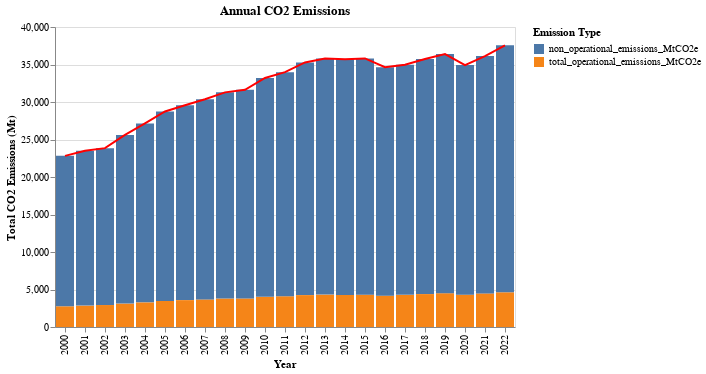

The notebook cell this image was saved under:
### Markdown cell above
# Annual CO2 Emissions

### Code cell
def annual_emissions(df):

    # find total annual emissions
    df = df.group_by("year"
                    ).agg(pl.col(["total_emissions_MtCO2e","non_operational_emissions_MtCO2e", "total_operational_emissions_MtCO2e"]).sum())

    total_emissions = alt.Chart(df.sort("year"), title = "Annual CO2 Emissions").transform_fold(
        ["total_operational_emissions_MtCO2e", "non_operational_emissions_MtCO2e" ],
    ).mark_bar().encode(
        alt.X("year:O").title("Year"),
        alt.Y("value:Q").title("Total CO2 Emissions (Mt)"),
        alt.Color("key:N", title = "Emission Type"),
    )

    mean_line = alt.Chart(df.sort("year"), title = "Average CO2 Emissions").mark_line(color = "red").encode(
        alt.X("year:O").title("Year"),
        alt.Y("mean(total_emissions_MtCO2e):Q").title("Total CO2 Emissions (Mt)")
    )
    return total_emissions + mean_line

annual_emissions(emissions)

### Figure 1 — Vega-Lite specification as saved in the notebook (floating-point values rounded to 4 significant figures)
{"config": {"view": {"continuousWidth": 300, "continuousHeight": 300}}, "layer": [{"data": {"name": "data-efcdd12f36281c13fd4dbac8db2cfa7c"}, "mark": {"type": "bar"}, "encoding": {"color": {"field": "key", "title": "Emission Type", "type": "nominal"}, "x": {"field": "year", "title": "Year", "type": "ordinal"}, "y": {"field": "value", "title": "Total CO2 Emissions (Mt)", "type": "quantitative"}}, "title": "Annual CO2 Emissions", "transform": [{"fold": ["total_operational_emissions_MtCO2e", "non_operational_emissions_MtCO2e"]}]}, {"data": {"name": "data-efcdd12f36281c13fd4dbac8db2cfa7c"}, "mark": {"type": "line", "color": "red"}, "encoding": {"x": {"field": "year", "title": "Year", "type": "ordinal"}, "y": {"aggregate": "mean", "field": "total_emissions_MtCO2e", "title": "Total CO2 Emissions (Mt)", "type": "quantitative"}}, "title": "Average CO2 Emissions"}], "$schema": "https://vega.github.io/schema/vega-lite/v5.20.1.json", "datasets": {"data-efcdd12f36281c13fd4dbac8db2cfa7c": [{"year": 2000, "total_emissions_MtCO2e": 22820.0, "non_operational_emissions_MtCO2e": 20060.0, "total_operational_emissions_MtCO2e": 2761.0}, {"year": 2001, "total_emissions_MtCO2e": 23490.0, "non_operational_emissions_MtCO2e": 20640.0, "total_operational_emissions_MtCO2e": 2851.0}, {"year": 2002, "total_emissions_MtCO2e": 23850.0, "non_operational_emissions_MtCO2e": 20920.0, "total_operational_emissions_MtCO2e": 2929.0}, {"year": 2003, "total_emissions_MtCO2e": 25620.0, "non_operational_emissions_MtCO2e": 22490.0, "total_operational_emissions_MtCO2e": 3122.0}, {"year": 2004, "total_emissions_MtCO2e": 27150.0, "non_operational_emissions_MtCO2e": 23860.0, "total_operational_emissions_MtCO2e": 3285.0}, {"year": 2005, "total_emissions_MtCO2e": 28740.0, "non_operational_emissions_MtCO2e": 25270.0, "total_operational_emissions_MtCO2e": 3470.0}, {"year": 2006, "total_emissions_MtCO2e": 29560.0, "non_operational_emissions_MtCO2e": 25980.0, "total_operational_emissions_MtCO2e": 3585.0}, {"year": 2007, "total_emissions_MtCO2e": 30370.0, "non_operational_emissions_MtCO2e": 26690.0, "total_operational_emissions_MtCO2e": 3678.0}, {"year": 2008, "total_emissions_MtCO2e": 31280.0, "non_operational_emissions_MtCO2e": 27480.0, "total_operational_emissions_MtCO2e": 3799.0}, {"year": 2009, "total_emissions_MtCO2e": 31620.0, "non_operational_emissions_MtCO2e": 27820.0, "total_operational_emissions_MtCO2e": 3806.0}, {"year": 2010, "total_emissions_MtCO2e": 33210.0, "non_operational_emissions_MtCO2e": 29190.0, "total_operational_emissions_MtCO2e": 4026.0}, {"year": 2011, "total_emissions_MtCO2e": 33980.0, "non_operational_emissions_MtCO2e": 29880.0, "total_operational_emissions_MtCO2e": 4101.0}, {"year": 2012, "total_emissions_MtCO2e": 35280.0, "non_operational_emissions_MtCO2e": 31020.0, "total_operational_emissions_MtCO2e": 4254.0}, {"year": 2013, "total_emissions_MtCO2e": 35800.0, "non_operational_emissions_MtCO2e": 31490.0, "total_operational_emissions_MtCO2e": 4319.0}, {"year": 2014, "total_emissions_MtCO2e": 35710.0, "non_operational_emissions_MtCO2e": 31440.0, "total_operational_emissions_MtCO2e": 4279.0}, {"year": 2015, "total_emissions_MtCO2e": 35810.0, "non_operational_emissions_MtCO2e": 31500.0, "total_operational_emissions_MtCO2e": 4313.0}, {"year": 2016, "total_emissions_MtCO2e": 34640.0, "non_operational_emissions_MtCO2e": 30460.0, "total_operational_emissions_MtCO2e": 4183.0}, {"year": 2017, "total_emissions_MtCO2e": 34980.0, "non_operational_emissions_MtCO2e": 30690.0, "total_operational_emissions_MtCO2e": 4285.0}, {"year": 2018, "total_emissions_MtCO2e": 35730.0, "non_operational_emissions_MtCO2e": 31340.0, "total_operational_emissions_MtCO2e": 4389.0}, {"year": 2019, "total_emissions_MtCO2e": 36400.0, "non_operational_emissions_MtCO2e": 31890.0, "total_operational_emissions_MtCO2e": 4505.0}, {"year": 2020, "total_emissions_MtCO2e": 34930.0, "non_operational_emissions_MtCO2e": 30610.0, "total_operational_emissions_MtCO2e": 4316.0}, {"year": 2021, "total_emissions_MtCO2e": 36130.0, "non_operational_emissions_MtCO2e": 31650.0, "total_operational_emissions_MtCO2e": 4479.0}, {"year": 2022, "total_emissions_MtCO2e": 37560.0, "non_operational_emissions_MtCO2e": 32930.0, "total_operational_emissions_MtCO2e": 4628.0}]}}
